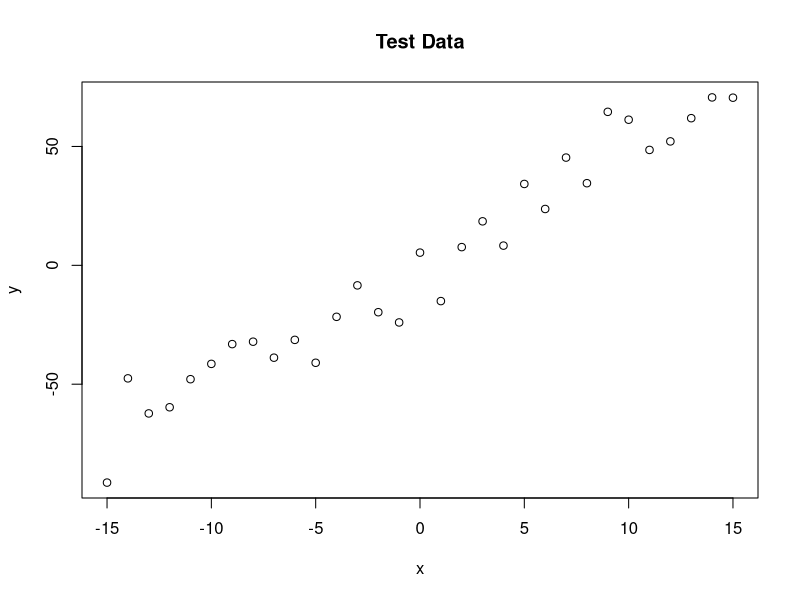
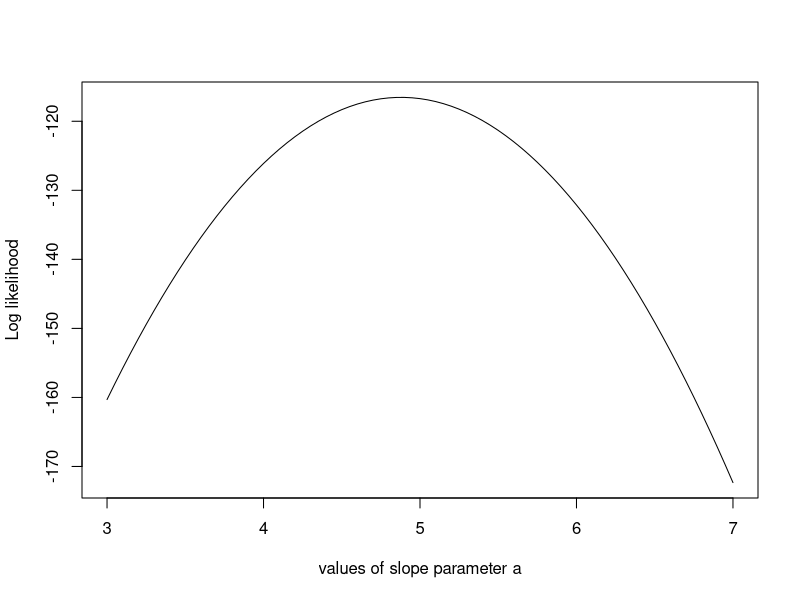

These figures' R source, in order:
## ---- chunk 1
trueA <- 5
trueB <- 0 # y-intercept
trueSd <- 10
sampleSize <- 31
 
# create independent x-values 
x <- (-(sampleSize-1)/2):((sampleSize-1)/2)

# create dependent values according to ax + b + N(0,sd)
y <-  trueA * x + trueB + rnorm(n = sampleSize, mean = 0, sd = trueSd)
 
plot(x,y, main="Test Data")
## ---- chunk 2
#' @param param Vector of length x containing slope, y-intercept, and standard
#'   deviation.
likelihood <- function(param) {

	a <- param[1]
	b <- param[2]

	# param[3] = trueSd
	in.sd <- param[3]
		
	# Make predictions given slope (a)
	# NB: x is fixed data
	# NB: b == trueB
	pred <- a*x + b

	# log is used to get log likelihoods
	# For each pred, we run dnorm with the pred as a mean, in.sd (fixed across
	# dnorm runs) with the corresponding y value. 
	#
	# The idea is to get the probability density of observing the deviation of
	# prediction to the true value. We then sum up the probability density values
	# across all of these predictions.
	singlelikelihoods <- dnorm(y, mean = pred, sd = in.sd, log = TRUE)
	sumll <- sum(singlelikelihoods)
	sumll
}

# Example: plot the likelihood profile of the slope a

#' @param x Slope of the line
slopevalues <- function(in.slope) {
	# trueB is fixed
	# trueSd is fixed
	likelihood(param = c(in.slope, trueB, trueSd))
}

# Produce a vector of slopes
slope <- seq(3, 7, by = .05)
in.slope <- 3

# Run slopevalues for each slope value
slopelikelihoods <- lapply(slope, slopevalues)

plot(seq(3, 7, by=.05), slopelikelihoods , type = "l", 
		 xlab = "values of slope parameter a", 
		 ylab = "Log likelihood")
## ---- chunk 3
# Prior distribution
prior <- function(param){
	a = param[1]
	b = param[2]
	sd = param[3]

	# Uniform distribution
	aprior = dunif(a, min=0, max=10, log = T)

	# Normal distribution
	bprior = dnorm(b, sd = 5, log = T)

	# Uniform distribution
	sdprior = dunif(sd, min=0, max=30, log = T)

	aprior + bprior + sdprior
}
## ---- chunk 4
posterior <- function(param){
   return (likelihood(param) + prior(param))
}
## ---- chunk 5
######## Metropolis algorithm ################
 
# Proposal Function
# Choosing a new parameter value close to the old value based on some 
# probability density that is called the proposal function
proposalfunction <- function(param = c(4, 0, 10)){

	# Generate random values from normal distribution
	rnorm(3, mean = param, sd = c(0.1, 0.5, 0.3))

}
 
# Run Metropolis MCMC Algorithm
run_metropolis_MCMC <- function(startvalue = c(4, 0, 10), iterations = 10000){

	# determine iterations + 1 (nrow) by 3 (ncol) matrix 
	chain <- array(dim = c(iterations+1, 3))

	# Set startvalue	
	chain[1,] <- startvalue

	for (i in 1:iterations){

		# Generate proposal function?
		proposal <- proposalfunction(chain[i,])
			
		probab = exp(posterior(proposal) - posterior(chain[i,]))

		if (runif(1) < probab){
				chain[i+1,] = proposal
		}else{
				chain[i+1,] = chain[i,]
		}
	}
	return(chain)
}
 
startvalue <- c(4, 0, 10)
chain <- run_metropolis_MCMC(startvalue, 10000)
 
burnIn = 5000
acceptance = 1-mean(duplicated(chain[-(1:burnIn),]))
